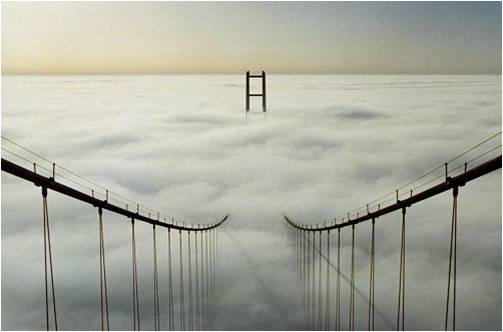
#> input picture images/bridge-in-cloud.jpg, 503 x 332 px; the run also reads 2 pictures not shown here
$ jupyter execute --allow-errors 'Cloud Day Talk.ipynb'   (shell and % lines are left out)   (Python 2 division)
#> lines starting #> are read from the running program, lines starting #| are printed output that depends on the picture
# Cloud Day Talk
### by Rob Fatland
#### rob5 at uw.edu
##### Nov 12 2015

This IPython Notebook is from a talk I gave at the first UW Cloud Day on November 12 2015. It is available at github in the _percival_ project: https://github.com/robfatland/percival.

This material is intended to indicate directions and capabilities rapidly evolving in cloud computing with emphasis on the Microsoft Azure cloud technology stack. It is more of a random walk through the space since a comprehensive view of the subject would require a full course.

As noted this Notebook is part of the _percival_ __Solution__ on github. Such a __Solution__ is a collection of __Projects__ (applications and supporting files) generated when using __Visual Studio__, the very powerful Microsoft Integrated Development Environment. This talk is in places unabashedly pro-Microsoft not in a partisan sense but simply to emphasize one path to productivity: Microsoft tools -- among many other choices -- help you build robust software, full stop.

[cell 1]
# This cell takes care of imports and defines two relative paths needed later

imagepath = '../images/'
datapath = '../data/'

import numpy as np                                 # numerical python
import pandas as pd                                # pandas is advanced data manipulation
from PIL import Image                              # image display
from matplotlib.pyplot import imshow               # display image
from numpy import arange
import matplotlib.pyplot as plt

import urllib                                      # URL Library
import cStringIO                                   # needs short description kilroy
import json                                        # parse JSON
import urlparse                                    # parse URL
import requests                                    # message passing support

import netCDF4                                     # tools for unpacking NetCDF-format files
from netCDF4 import Dataset                        # see also xray

[cell 2]
# Print any plots inline rather than as pop-out windows
%pylab inline

# A dubious image rendering method smim() for trying to address resizing versus image quality...
def smim(path, file, desiredWidth, figdim):
#> called with path = '../images/', file = 'bridge-in-cloud.jpg', desiredWidth = 500, figdim = 13
    plt.figure(figsize=(figdim,figdim))
    imageFile = cStringIO.StringIO(urllib.urlopen(path+file).read())
    image = Image.open(cStringIO.StringIO(urllib.urlopen(path+file).read()))
#> image is the input picture: PIL image 503x332 RGB; mean R, G, B 169, 170.2, 158.2
    (w, h) = image.size
    imageResized = image.resize((desiredWidth, int(float(desiredWidth)*(float(h)/float(w)))), Image.NEAREST)
    imshow(np.asarray(imageResized))
    plt.gca().axes.get_xaxis().set_visible(False)
    plt.gca().axes.get_yaxis().set_visible(False)
    plt.gca().set_frame_on(False)

# This is included to illustrate Fog Bank, a tool box we will build and distribute at UW
# The code has nothing whatsoever to do with the cloud; but the point is not to be About The Cloud
# but rather to be about Getting Research Done.

[cell 3]
smim(imagepath, 'bridge-in-cloud.jpg', 500, 13)

Caption: Combining cloud and bridge metaphors: Research leads to what we don't know by definition; but it also crosses between domains as well as back into the practical world. Let's get going!

## Takeaways from this talk

* Premise: Researchers Do Not Care About The Cloud
* Real support is as close as the browser window (Stack Overflow etc)
* The Harsh Cloud Wild West is littered with power tools...
* Test locally... and actively seek out other good advice
* Python python python

## More takeaways

* The cloud is more familiar than strange
* Document document document.
* Use Jupyter (ubiquitous)
* Learn and use Visual Studio: A great option
* Python Tools For Visual Studio is an example of Microsoft Developer-centric integration
* pip install azure, netcdf4, ...
* Azure makes a Machine Learning studio available for assembling ML-driven workflows
* Rob's Law
* Figure out how ( figure out how ( figure out how ( ... (do something) ...)))

### Some narrative to go with the bullets above

Ideally I would like a Researcher to view cloud computing as a familiar environment... which is the case when as a Researcher you just want to get back to your basic computing tasks. You jump through some hoops and then you log into your Virtual Machine and get back to work.

When it becomes tricky is when you are doing data-intensive work, such as cluster-based or distributed high performance computing. Then it becomes a question of who is out further into the frontier: You? Or Microsoft? Or Amazon? Or Google? In other words you need to take more time to assess the current state of the art. Perhaps you can take a small piece of your work into the cloud and benchmark it. Does that cloud provider have fast enough communication speed available? Or does your multi-core / multi-node job bog down because message passing has become the bottleneck?

To address this I'm building a cloud resources section into the UW IT web pages. I'm taking other steps as well; but anyway my hope is that the word gets out, you know to go to that resource, and there you'll find an entry in an FAQ that looks like this:

___Q: How do I keep pace with the rapid development of HPC on AWS / Azure / Google cloud?___

___A: Blogs are your first tool. For Azure: Search on 'hpc tracker' on msdn blogs. For AWS: Search on 'kilroy fix this'. For Google: Search on 'kilroy fix this'.___

This brings out the subtext problem, the elephant in the room for research code reliability (and this is not a cloud-specific question): "How do I write code that works reliably and is not vulnerable to 'code rot' as the underlying system is upgraded?" Let's make that an FAQ question as well.

___Q: How do I make my code robust, self-diagnosing, stable over machine upgrades? Just write it once, use it forever is what I want.___

___A: I have good news and bad news for you. The good news is there are lots of *best practices* and I'm going to give you a starter list. The bad news is that code just plain requires maintenance over time; its the way of the world. Here's what you can do to 'do code well': Decide that you (or someone central to your research group) is going to take this process seriously for several months. Reading The Twelve Factor App (http://12factor.net). Learn about knowledge-base resources like Stack Overflow and MSDN. Explore YouTube "How to" videos. Learn and use github. Ask yourself "Will I understand this code in a year?" Document; not for you but for someone who has never even heard of your research program. Learn how to test your code using other tools than your code itself. And again: Anticipate that your code will always require care and maintenance.____

Now that we've separated out problems a little bit (robust code is your problem; building out the Wild West is the vendor companies' problem, keeping up with them is your problem, etc) let's turn to the stuff that drives the whole thing: Data.

___Q: What is Rob's Law and why should I care about it?___

___A: Rob's Law states 'Rob has no idea what he is doing.' You may be interested in a loose generalization applied to data as follows: 'I have no idea what I'm doing and I generate some data in a research project. Therefore I have no idea what this data is good for, even if I think I do' says Rob. 'Will the data be useful to somebody else? I have no idea. I hope so; that would be nice. Will they want it in my native format? No idea. Probably not...' Generalization of Rob's Law: 'Data is never collected in the form in which it is (re-)used.' Therefore I make my data available without superimposing my personal bias; as much as possible.___

This set of ideas is nothing new. It argues for data access APIs (what the author likes to call apiculture) that are developed according to { least development time, generic access, low latency, modularity }. These are really topics for another talk but let's bring up two implications of Rob's Law.

The first _desirable consequence_ of Rob's Law is that a Researcher accesses his or her own data _solely_ by means of the API they built. That is, there is no inside knowledge / back door data access. This has already happened to a degree in certain research circles, for example to my knowledge in glaciology.

The second is the Holy Grail of Rob's Law: That person A writes a paper that graces the cover of _Nature_ using data from person B, where A and B have never met and A has done no original data collection. This is data re-use success; and I think there should be a $20,000 prize offered to the first person who achieves that success. This does not constitute such an offer.

## Call To Action!

* Help { Cloud iTeam } build the Fog Bank

The iTeam are early-adopters of the cloud in research. All are welcome. The only _contract_ is that you contribute documentation of your successes and failures to the Fog Bank, a set of data science tools we will make available (hopefully through UW IT and eScience web pages, hopefully through something like washington.edu/cloud...) But be advised: Fog Bank is about getting research compute working for you; it's not about _cloud for cloud's sake_.

The remainder of this notebook is Things to Do and Explore. It is _detail_ oriented and _Project_ oriented with _Digressions_.

#### Want new ideas? Go explore Microsoft Research!

* Microsoft often means Open Source (you're thinking 'well duh!')
    * http://research.microsoft.com/downloads
    * http://research.microsoft.com: The company's representation of MSR
* Example: Computational Network Tookit (CNTK) is open source Deep Neural Net software

#### Microsoft is also _very biased_ towards enabling Python in the the Azure cloud

* Azure + Python tech picture:
    * Python Tools for Visual Studio (PTVS)
    * Python SDK for Azure Services
    * Visual Studio Python Toolkit _for Azure_
    * Azure Machine Learning Studio and Python
    * Python SDK for Azure Machine Learning
    * Jupyter in Azure Machine Learning
    * Anaconda distributions for Windows and Linux

#### Projects I touch on below

* BDS spans from microbial ecology to marine geochemistry
* LiveOcean, Ice2Ocean

#### Projects I do not touch on below... for another time

* AralDIF
* Visualization (Narwhal : Glaciers : Distributions : Large Datasets : Time Series : Behavior : And so on)
* Flow Cytometry and Azure Machine Learning Studio

# Project 1: Biogeochemistry Data System (BDS)

This project is concerned with organizing data concerned with organic carbon dissolved in water. The point here is to emphasize data provenance and reproducibility. A large number of data files are inhaled per the diagram below (top row has a lot of sample files) and automatically processed.

[cell 4]
smim(imagepath, 'BDS_Provenance_All.png', 3000, 20)
#> call 2 of smim, with path = '../images/', file = 'BDS_Provenance_All.png', desiredWidth = 3000, figdim = 20
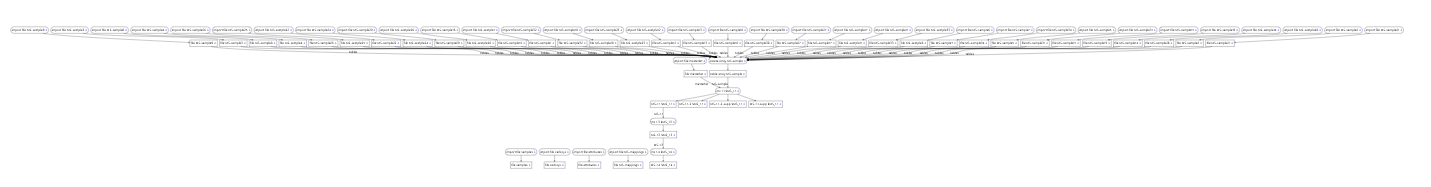
#> input picture images/BDS_Provenance_All.png, 1431 x 187 px
#> in smim, image is the input picture: PIL image 1431x187 RGB; mean R, G, B 250.5, 250.5, 250.5
#> in smim (call 2), `imageResized = image.resize((desiredWidth, int(float(desiredWidth)*(fl..`:
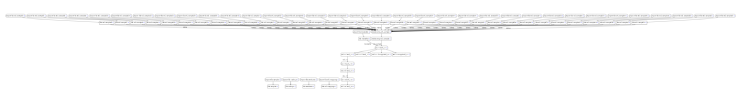
#> imageResized: PIL image 3000x392 RGB (shown at 1/4 size); mean R, G, B 250.5, 250.5, 250.6

Caption: The image above is a workflow from about 50 input files through a data reduction process. Below is a detail from this image. Notice that files are in rectangular boxes and action-modules are in round boxes. Each blue > sign is a link that opens up a 'drill down into the details' view.

[cell 5]
smim(imagepath, 'BDS_Provenance_Detail.png', 2500, 12)
#> call 3 of smim, with path = '../images/', file = 'BDS_Provenance_Detail.png', desiredWidth = 2500, figdim = 12
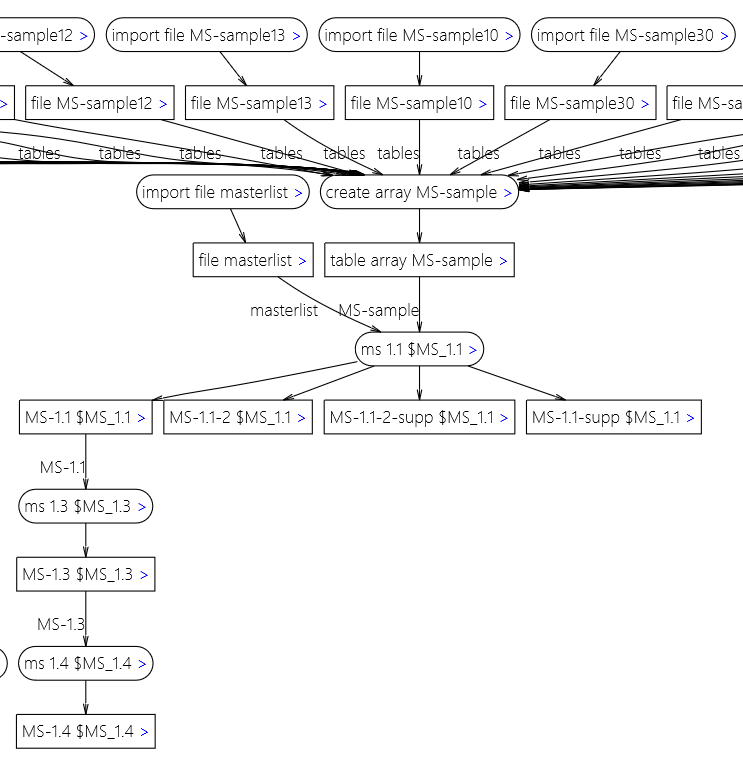
#> input picture images/BDS_Provenance_Detail.png, 743 x 770 px
#> in smim, image is the input picture: PIL image 743x770 RGB; mean R, G, B 244.8, 244.8, 244.9
#> in smim (call 3), `imageResized = image.resize((desiredWidth, int(float(desiredWidth)*(fl..`:
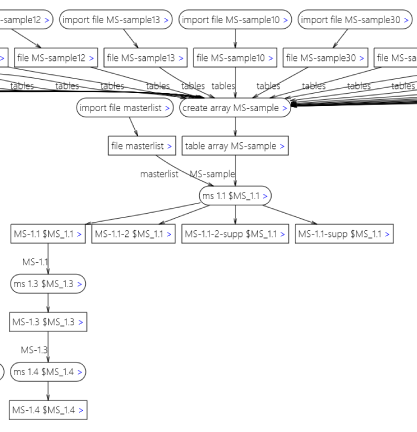
#> imageResized: PIL image 2500x2590 RGB (shown at 1/6 size); mean R, G, B 244.7, 244.7, 244.9

The entire assembly can be downloaded as a tar file and run again to reproduce the output results. This idea of reproducibility is a basic tenet of research and particularly data processing.

# Digression 1: Executable papers

Executable papers are conceptually supported by a growing list of technologies and entities: Scientific journals, publishers, Virtual Machines, Docker containers, iPython Notebooks, the workflow reconstruction shown above, and so on. Here are some related ideas:

* Private > Publish: address the perceived need for data privacy (non-sensitive data category)
* Geochemistry > Any perfunctory data chain: Can workflow-based systems be re-applied across domains?
* Value to participate
* Free MATLAB execution
* Levels
* Provenance tree
* Query construction P|P
* Publish elsewhere via confederation
* API culture

### Bridging to Project 2: Oreskes to OSTP

* In 2004 Naomi Oreskes -- science historian -- publishes 'Beyond The Ivory Tower'
    * Study of peer review abstracts in relation to AGCC
* Many implications but of particular interest is OSTP/CDI/'resiliency'
* The political questions concern stability and brokerage
* They create a push back that eventually implies API culture: Who is the consumer?

# Project 2 Live Ocean

This project predicts the state of ocean water in a volumetric cell sense. It makes 72 consecutive predictions (hourly) spanning three days over a section of the northeast Pacific Ocean. We begin with a sequence of images to give a sense of the project. We then continue by exploring the LiveOcean API.

[cell 6]
smim(imagepath, 'LiveOcean Logo.png', 500, 4)
#> (the call stopped at in smim, `imageFile = cStringIO.StringIO(urllib.urlopen(path+file).read())`: the network is not available in this run)

Caption: This is the LiveOcean logo put together by Parker MacCready, the Principal Investigator.

[cell 7]
smim(imagepath, 'region of interest with validation moorings indicated.png',1200,12)
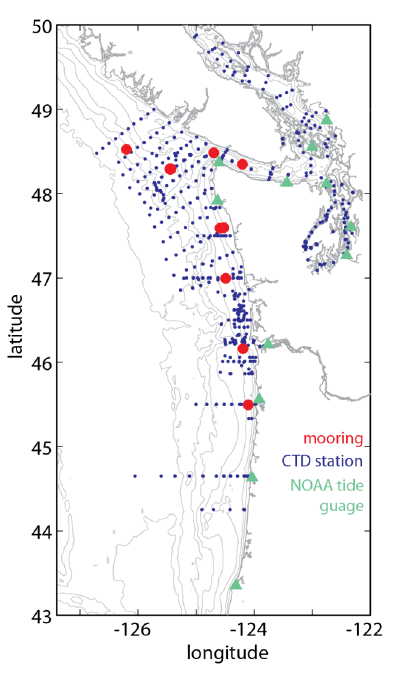
#> input picture images/region of interest with validation moorings indicated.png, 395 x 682 px
#> in smim, image is the input picture: PIL image 395x682 RGB; mean R, G, B 243.4, 243.2, 244.4
#> (the rest of the program and of its run is left out)
